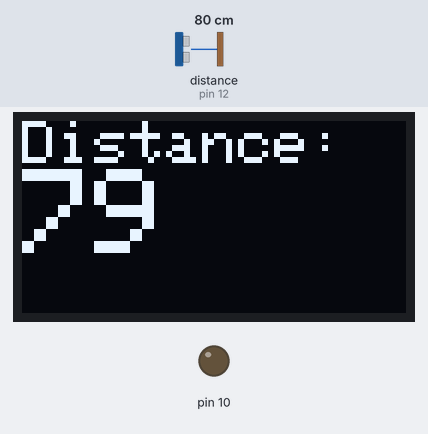
Simulated run of this sketch. Board: Arduino Uno, built with avr-gcc and run on an emulated ATmega328P. Shown: 128×64 one-colour display, output pins drawn as LEDs (lit = HIGH). Wiring (inferred from the names in the program): ultrasonic range finder: trigger pin 11; echo pin 12. The test bench sets the inputs (shaded band); at power-on: distance to the obstacle (sensor on pin 12) 80 cm. The echo pulse lasts 58.3 µs per cm; pins used as bus, display or sensor lines are not drawn.

Above: at 0.1 s.
1.3 s: distance to the obstacle (sensor on pin 12) set to 120 cm
At 2.9 s:
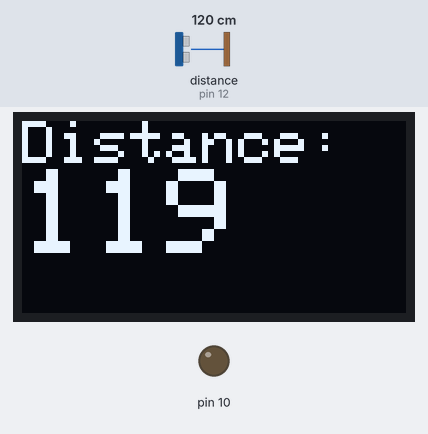
4.3 s: distance to the obstacle (sensor on pin 12) set to 35 cm
At 4.9 s:
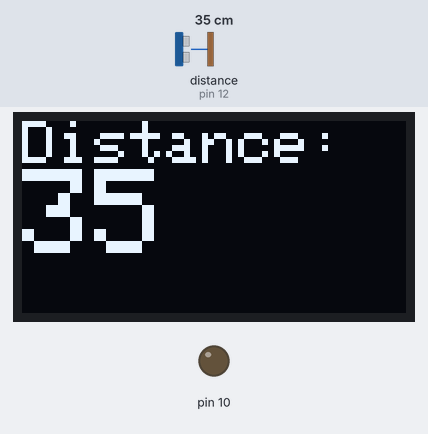
5.8 s: distance to the obstacle (sensor on pin 12) set to 103 cm
At 7.9 s:
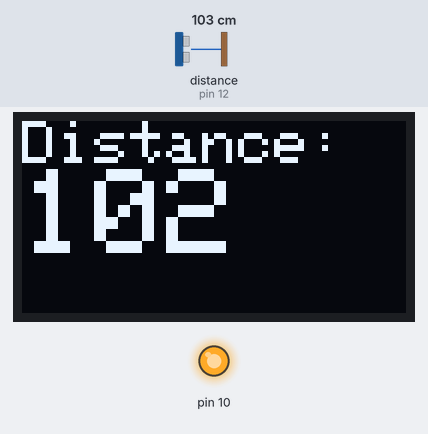
Timing chart, 0 to 14.6 s (numbered marks = the images above; inputs shaded):
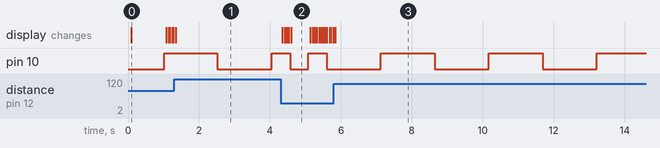

Measured:
- after the input at 1.3 s, the display: changes at once (image 1)
- after the input at 4.3 s, pin 10: HIGH → LOW after 0.27 s instead of 1.3 s; the display: first changes after 0.05 s (image 2 shows a later state)
- after the input at 5.8 s, pin 10: alternates HIGH for 1.5 s and LOW for 1.5 s, starting after 1.3 s; the display: first differs from a run without the input at once (image 3)
- what the display in image 0 shows lasts 1.0 s, from 0.1 s to 1.1 s
- what the display in image 2 shows lasts 0.5 s, from 4.6 s to 5.1 s

The sketch:

Distance_led.ino
```cpp
#include <SPI.h>
#include <Wire.h>
#include <Adafruit_GFX.h>
#include <Adafruit_SSD1306.h>

#define SCREEN_WIDTH 128
#define SCREEN_HEIGHT 64

#define ONE_WIRE_BUS 2

#define OLED_RESET -1
#define SCREEN_ADDRESS 0x3C

Adafruit_SSD1306 display(SCREEN_WIDTH, SCREEN_HEIGHT, &Wire, OLED_RESET);

#define LOGO_HEIGHT 16
#define LOGO_WIDTH 16

int trigPin = 11;    // Trigger
int echoPin = 12;    // Echo
long duration, cm, old;

int oldDistance = 0;
int ledState = LOW;
unsigned long lastChangeTime = 0;
unsigned long blinkInterval = 2000;

void setup() {
  Serial.begin(9600);
  pinMode(trigPin, OUTPUT);
  pinMode(echoPin, INPUT);
  pinMode(10, OUTPUT);

  if (!display.begin(SSD1306_SWITCHCAPVCC, SCREEN_ADDRESS)) {
    Serial.println(F("SSD1306 allocation failed"));
    for (;;);
  }
  display.clearDisplay();
  display.display();
}

void loop() {
  unsigned long currentMillis = millis();

  // Ultrasonic sensor measurement
  digitalWrite(trigPin, LOW);
  delayMicroseconds(5);
  digitalWrite(trigPin, HIGH);
  delayMicroseconds(10);
  digitalWrite(trigPin, LOW);

  pinMode(echoPin, INPUT);
  duration = pulseIn(echoPin, HIGH);

  // Convert the time into a distance
  cm = (duration / 2) / 29.1;

  if (cm < 25){
    digitalWrite(10, HIGH);
    delay(10000);
    oldDistance = cm;
  } else if (cm < 50) {
    blinkInterval = 500;
  } else if (cm < 100) {
    blinkInterval = 1000;
  } else if (cm < 150) {
    blinkInterval = 1500;
  } else {
    blinkInterval = 2000;
  }

  if (currentMillis - lastChangeTime >= blinkInterval) {
    lastChangeTime = currentMillis; // Update last change time
    ledState = !ledState; // Toggle LED state
    digitalWrite(10, ledState); // Update LED state
  }

  // Display distance on LCD
  display.clearDisplay();
  display.setTextSize(2);
  display.setTextColor(SSD1306_WHITE);
  display.setCursor(0, 0);
  display.println(F("Distance:"));
  display.setTextSize(4);
  display.setTextColor(SSD1306_WHITE);
  display.print(cm);
  display.display();
}
```
